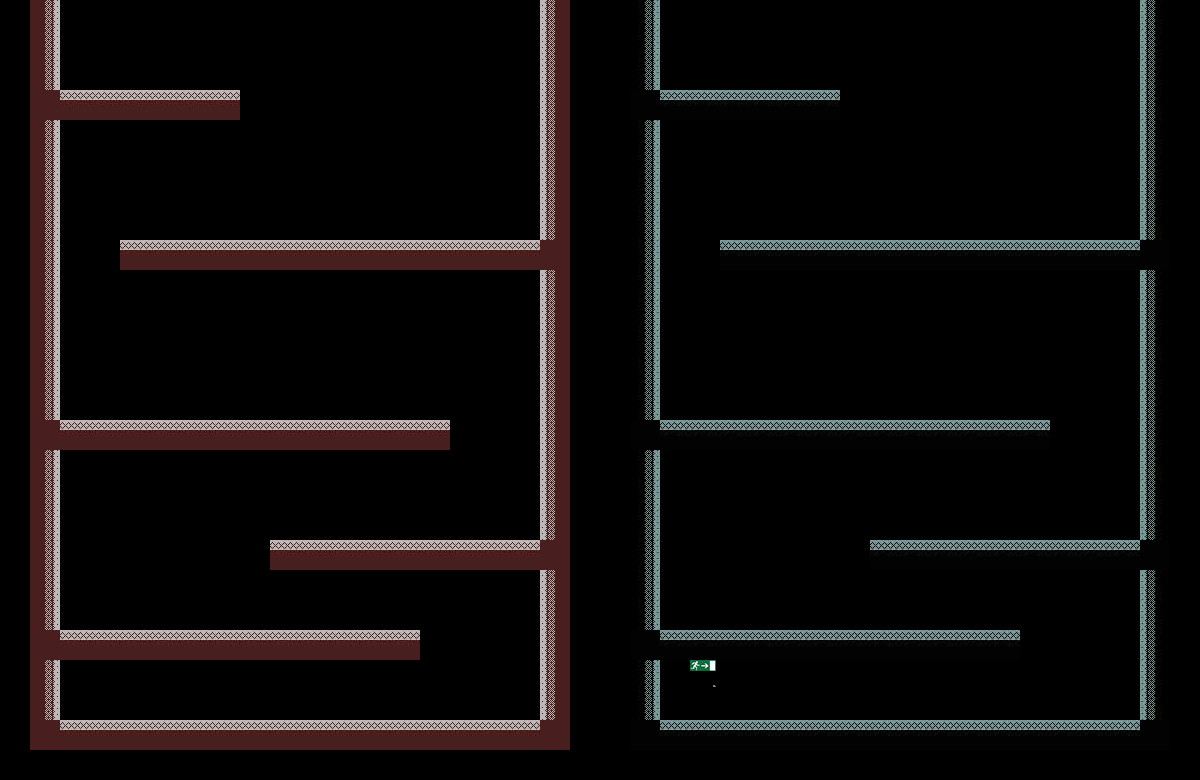

Tiled map render using the project's own tile images. Description and the whole map definition, tile-layer contents included, below:
An orthogonal 40x26 tile map with 30x30 px tiles, 1 tile layer (Tile Layer 1), 8 tilesets and 10 objects.

<map version="1.5" tiledversion="1.7.2" orientation="orthogonal" renderorder="right-down" width="40" height="26" tilewidth="30" tileheight="30" infinite="0" nextlayerid="5" nextobjectid="17">
 <editorsettings>
  <export target="level1.lua" format="lua" />
 </editorsettings>
 <tileset firstgid="1" name="ground" tilewidth="30" tileheight="30" tilecount="1" columns="1">
  <image source="tiles.jpg" width="30" height="30" />
 </tileset>
 <tileset firstgid="2" name="wall" tilewidth="30" tileheight="30" tilecount="1" columns="1">
  <image source="dewaar.jpg" width="30" height="30" />
 </tileset>
 <tileset firstgid="3" name="base" tilewidth="30" tileheight="30" tilecount="1" columns="1">
  <image source="base.jpg" width="30" height="30" />
 </tileset>
 <tileset firstgid="4" name="wall-right" tilewidth="30" tileheight="30" tilecount="1" columns="1">
  <image source="dewaar right.jpg" width="30" height="30" />
 </tileset>
 <tileset firstgid="5" name="night1" tilewidth="30" tileheight="30" tilecount="1" columns="1">
  <image source="tiles1.jpg" width="30" height="30" />
 </tileset>
 <tileset firstgid="6" name="night2" tilewidth="30" tileheight="30" tilecount="1" columns="1">
  <image source="tiles2.jpg" width="30" height="30" />
 </tileset>
 <tileset firstgid="7" name="night3" tilewidth="30" tileheight="30" tilecount="1" columns="1">
  <image source="tiles3.jpg" width="30" height="30" />
 </tileset>
 <tileset firstgid="8" name="door" tilewidth="30" tileheight="60" tilecount="1" columns="1">
  <image source="door.png" width="30" height="60" />
 </tileset>
 <layer id="1" name="Tile Layer 1" width="40" height="26">
  <data encoding="csv">
0,3221225476,0,0,0,0,0,0,0,0,0,0,0,0,0,0,0,0,2,0,0,5,0,0,0,0,0,0,0,0,0,0,0,0,0,0,0,0,3221225477,0,
0,3221225476,0,0,0,0,0,0,0,0,0,0,0,0,0,0,0,0,2,0,0,5,0,0,0,0,0,0,0,0,0,0,0,0,0,0,0,0,3221225477,0,
0,3221225476,0,0,0,0,0,0,0,0,0,0,0,0,0,0,0,0,2,0,0,5,0,0,0,0,0,0,0,0,0,0,0,0,0,0,0,0,3221225477,0,
0,3,1,1,1,1,1,1,0,0,0,0,0,0,0,0,0,0,2,0,0,7,6,6,6,6,6,6,0,0,0,0,0,0,0,0,0,0,3221225477,0,
0,3221225476,0,0,0,0,0,0,0,0,0,0,0,0,0,0,0,0,2,0,0,5,0,0,0,0,0,0,0,0,0,0,0,0,0,0,0,0,3221225477,0,
0,3221225476,0,0,0,0,0,0,0,0,0,0,0,0,0,0,0,0,2,0,0,5,0,0,0,0,0,0,0,0,0,0,0,0,0,0,0,0,3221225477,0,
0,3221225476,0,0,0,0,0,0,0,0,0,0,0,0,0,0,0,0,2,0,0,5,0,0,0,0,0,0,0,0,0,0,0,0,0,0,0,0,3221225477,0,
0,3221225476,0,0,0,0,0,0,0,0,0,0,0,0,0,0,0,0,2,0,0,5,0,0,0,0,0,0,0,0,0,0,0,0,0,0,0,0,3221225477,0,
0,3221225476,0,0,1,1,1,1,1,1,1,1,1,1,1,1,1,1,3,0,0,5,0,0,6,6,6,6,6,6,6,6,6,6,6,6,6,6,7,0,
0,3221225476,0,0,0,0,0,0,0,0,0,0,0,0,0,0,0,0,2,0,0,5,0,0,0,0,0,0,0,0,0,0,0,0,0,0,0,0,3221225477,0,
0,3221225476,0,0,0,0,0,0,0,0,0,0,0,0,0,0,0,0,2,0,0,5,0,0,0,0,0,0,0,0,0,0,0,0,0,0,0,0,3221225477,0,
0,3221225476,0,0,0,0,0,0,0,0,0,0,0,0,0,0,0,0,2,0,0,5,0,0,0,0,0,0,0,0,0,0,0,0,0,0,0,0,3221225477,0,
0,3221225476,0,0,0,0,0,0,0,0,0,0,0,0,0,0,0,0,2,0,0,5,0,0,0,0,0,0,0,0,0,0,0,0,0,0,0,0,3221225477,0,
0,3221225476,0,0,0,0,0,0,0,0,0,0,0,0,0,0,0,0,2,0,0,5,0,0,0,0,0,0,0,0,0,0,0,0,0,0,0,0,3221225477,0,
0,3,1,1,1,1,1,1,1,1,1,1,1,1,1,0,0,0,2,0,0,7,6,6,6,6,6,6,6,6,6,6,6,6,6,0,0,0,3221225477,0,
0,3221225476,0,0,0,0,0,0,0,0,0,0,0,0,0,0,0,0,2,0,0,5,0,0,0,0,0,0,0,0,0,0,0,0,0,0,0,0,3221225477,0,
0,3221225476,0,0,0,0,0,0,0,0,0,0,0,0,0,0,0,0,2,0,0,5,0,0,0,0,0,0,0,0,0,0,0,0,0,0,0,0,3221225477,0,
0,3221225476,0,0,0,0,0,0,0,0,0,0,0,0,0,0,0,0,2,0,0,5,0,0,0,0,0,0,0,0,0,0,0,0,0,0,0,0,3221225477,0,
0,3221225476,0,0,0,0,0,0,0,1,1,1,1,1,1,1,1,1,3,0,0,5,0,0,0,0,0,0,0,6,6,6,6,6,6,6,6,6,7,0,
0,3221225476,0,0,0,0,0,0,0,0,0,0,0,0,0,0,0,0,2,0,0,5,0,0,0,0,0,0,0,0,0,0,0,0,0,0,0,0,3221225477,0,
0,3221225476,0,0,0,0,0,0,0,0,0,0,0,0,0,0,0,0,2,0,0,5,0,0,0,0,0,0,0,0,0,0,0,0,0,0,0,0,3221225477,0,
0,3,1,1,1,1,1,1,1,1,1,1,1,1,0,0,0,0,2,0,0,7,6,6,6,6,6,6,6,6,6,6,6,6,0,0,0,0,3221225477,0,
0,3221225476,0,0,0,0,0,0,0,0,0,0,0,0,0,0,0,0,2,0,0,5,0,0,0,0,0,0,0,0,0,0,0,0,0,0,0,0,3221225477,0,
0,3221225476,0,0,0,0,0,0,0,0,0,0,0,0,0,0,0,0,2,0,0,5,0,8,0,0,0,0,0,0,0,0,0,0,0,0,0,0,3221225477,0,
0,3,1,1,1,1,1,1,1,1,1,1,1,1,1,1,1,1,3,0,0,7,6,6,6,6,6,6,6,6,6,6,6,6,6,6,6,6,7,0,
0,0,0,0,0,0,0,0,0,0,0,0,0,0,0,0,0,0,0,0,0,0,0,0,0,0,0,0,0,0,0,0,0,0,0,0,0,0,0,0
</data>
 </layer>
 <objectgroup id="2" name="Platforms">
  <object id="1" x="57.3333" y="90.6667" width="180" height="26.6667" />
  <object id="2" x="121.333" y="238.667" width="422.667" height="29.3333" />
  <object id="3" x="60" y="418.667" width="392" height="33.3333" />
  <object id="4" x="270.667" y="541.333" width="273.333" height="26.6667" />
  <object id="5" x="61.3333" y="629.333" width="357.333" height="32" />
  <object id="6" x="60" y="718.667" width="482.667" height="32" />
 </objectgroup>
 <objectgroup id="3" name="Boundary">
  <object id="11" x="29.3333" y="0" width="32" height="748" />
  <object id="12" x="540" y="-1.33333" width="30.6667" height="748" />
  <object id="16" x="-26.6667" y="-58.6667" width="612" height="54.6667" />
 </objectgroup>
 <objectgroup id="4" name="Exit">
  <object id="15" x="86.6667" y="662.667" width="36" height="57.3333" />
 </objectgroup>
</map>
